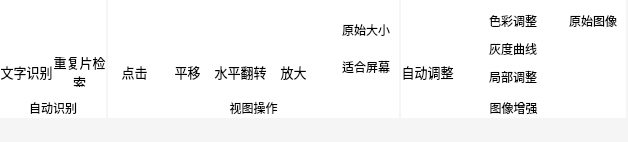
     <widget class="QWidget" name="toolbar" native="true">
      <property name="minimumSize">
       <size>
        <width>0</width>
        <height>142</height>
       </size>
      </property>
      <property name="maximumSize">
       <size>
        <width>16777215</width>
        <height>142</height>
       </size>
      </property>
      <property name="styleSheet">
       <string notr="true">QWidget{background-color: rgb(245, 245, 245);}
QFrame{background-color: rgb(255, 255, 255);border:none;}
</string>
      </property>
      <layout class="QHBoxLayout" name="horizontalLayout_2">
       <property name="spacing">
        <number>2</number>
       </property>
       <property name="leftMargin">
        <number>0</number>
       </property>
       <property name="topMargin">
        <number>0</number>
       </property>
       <property name="rightMargin">
        <number>0</number>
       </property>
       <property name="bottomMargin">
        <number>24</number>
       </property>
       <item>
        <widget class="QFrame" name="frame">
         <property name="minimumSize">
          <size>
           <width>106</width>
           <height>0</height>
          </size>
         </property>
         <property name="maximumSize">
          <size>
           <width>106</width>
           <height>16777215</height>
          </size>
         </property>
         <property name="styleSheet">
          <string notr="true">QLabel{
	background-color: rgb(255, 255, 255);
}
QLabel:hover{
	background-color: rgb(255, 255, 127);
}
QWidget{
	background-color: rgb(255, 255, 255);
}
</string>
         </property>
         <property name="frameShape">
          <enum>QFrame::StyledPanel</enum>
         </property>
         <property name="frameShadow">
          <enum>QFrame::Raised</enum>
         </property>
         <layout class="QGridLayout" name="gridLayout_2">
          <property name="leftMargin">
           <number>0</number>
          </property>
          <property name="topMargin">
           <number>0</number>
          </property>
          <property name="rightMargin">
           <number>0</number>
          </property>
          <property name="bottomMargin">
           <number>0</number>
          </property>
          <property name="spacing">
           <number>0</number>
          </property>
          <item row="0" column="1">
           <widget class="QWidget" name="widget_7" native="true">
            <layout class="QGridLayout" name="gridLayout_4">
             <property name="leftMargin">
              <number>0</number>
             </property>
             <property name="topMargin">
              <number>0</number>
             </property>
             <property name="rightMargin">
              <number>0</number>
             </property>
             <property name="bottomMargin">
              <number>0</number>
             </property>
             <property name="spacing">
              <number>0</number>
             </property>
             <item row="0" column="0">
              <widget class="QLabel" name="label_5">
               <property name="sizePolicy">
                <sizepolicy hsizetype="Preferred" vsizetype="Fixed">
                 <horstretch>0</horstretch>
                 <verstretch>0</verstretch>
                </sizepolicy>
               </property>
               <property name="minimumSize">
                <size>
                 <width>0</width>
                 <height>35</height>
                </size>
               </property>
               <property name="styleSheet">
                <string notr="true">image: url(:/icons/res/icons/重复片检索.png);</string>
               </property>
               <property name="text">
                <string/>
               </property>
               <property name="alignment">
                <set>Qt::AlignJustify|Qt::AlignVCenter</set>
               </property>
              </widget>
             </item>
             <item row="1" column="0">
              <widget class="QLabel" name="label_4">
               <property name="maximumSize">
                <size>
                 <width>16777215</width>
                 <height>30</height>
                </size>
               </property>
               <property name="font">
                <font>
                 <pointsize>10</pointsize>
                </font>
               </property>
               <property name="text">
                <string>重复片检索</string>
               </property>
               <property name="alignment">
                <set>Qt::AlignCenter</set>
               </property>
               <property name="wordWrap">
                <bool>true</bool>
               </property>
              </widget>
             </item>
            </layout>
           </widget>
          </item>
          <item row="1" column="0" colspan="2">
           <widget class="QLabel" name="label">
            <property name="maximumSize">
             <size>
              <width>16777215</width>
              <height>20</height>
             </size>
            </property>
            <property name="styleSheet">
             <string notr="true">background-color: rgb(255, 255, 255);</string>
            </property>
            <property name="text">
             <string>自动识别</string>
            </property>
            <property name="alignment">
             <set>Qt::AlignCenter</set>
            </property>
           </widget>
          </item>
          <item row="0" column="0">
           <widget class="QWidget" name="widget_6" native="true">
            <property name="sizePolicy">
             <sizepolicy hsizetype="Fixed" vsizetype="Preferred">
              <horstretch>0</horstretch>
              <verstretch>0</verstretch>
             </sizepolicy>
            </property>
            <property name="minimumSize">
             <size>
              <width>53</width>
              <height>0</height>
             </size>
            </property>
            <property name="maximumSize">
             <size>
              <width>53</width>
              <height>16777215</height>
             </size>
            </property>
            <property name="styleSheet">
             <string notr="true"/>
            </property>
            <layout class="QGridLayout" name="gridLayout_3">
             <property name="leftMargin">
              <number>0</number>
             </property>
             <property name="topMargin">
              <number>0</number>
             </property>
             <property name="rightMargin">
              <number>0</number>
             </property>
             <property name="bottomMargin">
              <number>0</number>
             </property>
             <property name="spacing">
              <number>0</number>
             </property>
             <item row="0" column="0">
              <widget class="QLabel" name="label_2">
               <property name="sizePolicy">
                <sizepolicy hsizetype="Preferred" vsizetype="Fixed">
                 <horstretch>0</horstretch>
                 <verstretch>0</verstretch>
                </sizepolicy>
               </property>
               <property name="minimumSize">
                <size>
                 <width>0</width>
                 <height>35</height>
                </size>
               </property>
               <property name="styleSheet">
                <string notr="true">image: url(:/icons/res/icons/文字识别资源 29.png);</string>
               </property>
               <property name="text">
                <string/>
               </property>
               <property name="alignment">
                <set>Qt::AlignJustify|Qt::AlignVCenter</set>
               </property>
              </widget>
             </item>
             <item row="1" column="0">
              <widget class="QLabel" name="label_3">
               <property name="maximumSize">
                <size>
                 <width>16777215</width>
                 <height>30</height>
                </size>
               </property>
               <property name="font">
                <font>
                 <pointsize>10</pointsize>
                </font>
               </property>
               <property name="text">
                <string>文字识别</string>
               </property>
               <property name="alignment">
                <set>Qt::AlignCenter</set>
               </property>
              </widget>
             </item>
            </layout>
           </widget>
          </item>
         </layout>
        </widget>
       </item>
       <item>
        <widget class="QFrame" name="frame_3">
         <property name="maximumSize">
          <size>
           <width>298</width>
           <height>16777215</height>
          </size>
         </property>
         <property name="styleSheet">
          <string notr="true">QLabel{
	background-color: rgb(255, 255, 255);
}
QLabel:hover{
	background-color: rgb(255, 255, 127);
}
QWidget{
	background-color: rgb(255, 255, 255);
}
</string>
         </property>
         <property name="frameShape">
          <enum>QFrame::StyledPanel</enum>
         </property>
         <property name="frameShadow">
          <enum>QFrame::Raised</enum>
         </property>
         <layout class="QGridLayout" name="gridLayout_9">
          <property name="leftMargin">
           <number>0</number>
          </property>
          <property name="topMargin">
           <number>0</number>
          </property>
          <property name="rightMargin">
           <number>0</number>
          </property>
          <property name="bottomMargin">
           <number>0</number>
          </property>
          <property name="spacing">
           <number>0</number>
          </property>
          <item row="0" column="0">
           <widget class="QWidget" name="widget_8" native="true">
            <property name="sizePolicy">
             <sizepolicy hsizetype="Fixed" vsizetype="Preferred">
              <horstretch>0</horstretch>
              <verstretch>0</verstretch>
             </sizepolicy>
            </property>
            <property name="minimumSize">
             <size>
              <width>53</width>
              <height>0</height>
             </size>
            </property>
            <property name="maximumSize">
             <size>
              <width>53</width>
              <height>16777215</height>
             </size>
            </property>
            <layout class="QGridLayout" name="gridLayout_5">
             <property name="leftMargin">
              <number>0</number>
             </property>
             <property name="topMargin">
              <number>0</number>
             </property>
             <property name="rightMargin">
              <number>0</number>
             </property>
             <property name="bottomMargin">
              <number>0</number>
             </property>
             <property name="spacing">
              <number>0</number>
             </property>
             <item row="0" column="0">
              <widget class="QLabel" name="label_7">
               <property name="sizePolicy">
                <sizepolicy hsizetype="Preferred" vsizetype="Fixed">
                 <horstretch>0</horstretch>
                 <verstretch>0</verstretch>
                </sizepolicy>
               </property>
               <property name="minimumSize">
                <size>
                 <width>0</width>
                 <height>35</height>
                </size>
               </property>
               <property name="styleSheet">
                <string notr="true">image: url(:/icons/res/icons/点击.png);</string>
               </property>
               <property name="text">
                <string/>
               </property>
               <property name="alignment">
                <set>Qt::AlignJustify|Qt::AlignVCenter</set>
               </property>
              </widget>
             </item>
             <item row="1" column="0">
              <widget class="QLabel" name="label_8">
               <property name="maximumSize">
                <size>
                 <width>16777215</width>
                 <height>30</height>
                </size>
               </property>
               <property name="font">
                <font>
                 <pointsize>10</pointsize>
                </font>
               </property>
               <property name="text">
                <string>点击</string>
               </property>
               <property name="alignment">
                <set>Qt::AlignCenter</set>
               </property>
              </widget>
             </item>
            </layout>
           </widget>
          </item>
          <item row="0" column="3">
           <widget class="QWidget" name="widget_11" native="true">
            <property name="sizePolicy">
             <sizepolicy hsizetype="Fixed" vsizetype="Preferred">
              <horstretch>0</horstretch>
              <verstretch>0</verstretch>
             </sizepolicy>
            </property>
            <property name="minimumSize">
             <size>
              <width>53</width>
              <height>0</height>
             </size>
            </property>
            <property name="maximumSize">
             <size>
              <width>53</width>
              <height>16777215</height>
             </size>
            </property>
            <layout class="QGridLayout" name="gridLayout_8">
             <property name="leftMargin">
              <number>0</number>
             </property>
             <property name="topMargin">
              <number>0</number>
             </property>
             <property name="rightMargin">
              <number>0</number>
             </property>
             <property name="bottomMargin">
              <number>0</number>
             </property>
             <property name="spacing">
              <number>0</number>
             </property>
             <item row="0" column="0">
              <widget class="QLabel" name="label_13">
               <property name="sizePolicy">
                <sizepolicy hsizetype="Preferred" vsizetype="Fixed">
                 <horstretch>0</horstretch>
                 <verstretch>0</verstretch>
                </sizepolicy>
               </property>
               <property name="minimumSize">
                <size>
                 <width>0</width>
                 <height>35</height>
                </size>
               </property>
               <property name="styleSheet">
                <string notr="true">image: url(:/icons/res/icons/放大资源 2.png);</string>
               </property>
               <property name="text">
                <string/>
               </property>
               <property name="alignment">
                <set>Qt::AlignJustify|Qt::AlignVCenter</set>
               </property>
              </widget>
             </item>
             <item row="1" column="0">
              <widget class="QLabel" name="label_14">
               <property name="maximumSize">
                <size>
                 <width>16777215</width>
                 <height>30</height>
                </size>
               </property>
               <property name="font">
                <font>
                 <pointsize>10</pointsize>
                </font>
               </property>
               <property name="text">
                <string>放大</string>
               </property>
               <property name="alignment">
                <set>Qt::AlignCenter</set>
               </property>
              </widget>
             </item>
            </layout>
           </widget>
          </item>
          <item row="0" column="2">
           <widget class="QWidget" name="widget_10" native="true">
            <property name="sizePolicy">
             <sizepolicy hsizetype="Fixed" vsizetype="Preferred">
              <horstretch>0</horstretch>
              <verstretch>0</verstretch>
             </sizepolicy>
            </property>
            <property name="minimumSize">
             <size>
              <width>53</width>
              <height>0</height>
             </size>
            </property>
            <property name="maximumSize">
             <size>
              <width>53</width>
              <height>16777215</height>
             </size>
            </property>
            <layout class="QGridLayout" name="gridLayout_7">
             <property name="leftMargin">
              <number>0</number>
             </property>
             <property name="topMargin">
              <number>0</number>
             </property>
             <property name="rightMargin">
              <number>0</number>
             </property>
             <property name="bottomMargin">
              <number>0</number>
             </property>
             <property name="spacing">
              <number>0</number>
             </property>
             <item row="0" column="0">
              <widget class="QLabel" name="label_11">
               <property name="sizePolicy">
                <sizepolicy hsizetype="Preferred" vsizetype="Fixed">
                 <horstretch>0</horstretch>
                 <verstretch>0</verstretch>
                </sizepolicy>
               </property>
               <property name="minimumSize">
                <size>
                 <width>0</width>
                 <height>35</height>
                </size>
               </property>
               <property name="styleSheet">
                <string notr="true">image: url(:/icons/res/icons/左右翻转资源 7.png);</string>
               </property>
               <property name="text">
                <string/>
               </property>
               <property name="alignment">
                <set>Qt::AlignJustify|Qt::AlignVCenter</set>
               </property>
              </widget>
             </item>
             <item row="1" column="0">
              <widget class="QLabel" name="label_12">
               <property name="maximumSize">
                <size>
                 <width>16777215</width>
                 <height>30</height>
                </size>
               </property>
               <property name="font">
                <font>
                 <pointsize>10</pointsize>
                </font>
               </property>
               <property name="text">
                <string>水平翻转</string>
               </property>
               <property name="alignment">
                <set>Qt::AlignCenter</set>
               </property>
              </widget>
             </item>
            </layout>
           </widget>
          </item>
          <item row="0" column="1">
           <widget class="QWidget" name="widget_9" native="true">
            <property name="sizePolicy">
             <sizepolicy hsizetype="Fixed" vsizetype="Preferred">
              <horstretch>0</horstretch>
              <verstretch>0</verstretch>
             </sizepolicy>
            </property>
            <property name="minimumSize">
             <size>
              <width>53</width>
              <height>0</height>
             </size>
            </property>
            <property name="maximumSize">
             <size>
              <width>53</width>
              <height>16777215</height>
             </size>
            </property>
            <layout class="QGridLayout" name="gridLayout_6">
             <property name="leftMargin">
              <number>0</number>
             </property>
             <property name="topMargin">
              <number>0</number>
             </property>
             <property name="rightMargin">
              <number>0</number>
             </property>
             <property name="bottomMargin">
              <number>0</number>
             </property>
             <property name="spacing">
              <number>0</number>
             </property>
             <item row="0" column="0">
              <widget class="QLabel" name="label_9">
               <property name="sizePolicy">
                <sizepolicy hsizetype="Preferred" vsizetype="Fixed">
                 <horstretch>0</horstretch>
                 <verstretch>0</verstretch>
                </sizepolicy>
               </property>
               <property name="minimumSize">
                <size>
                 <width>0</width>
                 <height>35</height>
                </size>
               </property>
               <property name="styleSheet">
                <string notr="true">image: url(:/icons/res/icons/移动资源 14.png);</string>
               </property>
               <property name="text">
                <string/>
               </property>
               <property name="alignment">
                <set>Qt::AlignJustify|Qt::AlignVCenter</set>
               </property>
              </widget>
             </item>
             <item row="1" column="0">
              <widget class="QLabel" name="label_10">
               <property name="maximumSize">
                <size>
                 <width>16777215</width>
                 <height>30</height>
                </size>
               </property>
               <property name="font">
                <font>
                 <pointsize>10</pointsize>
                </font>
               </property>
               <property name="text">
                <string>平移</string>
               </property>
               <property name="alignment">
                <set>Qt::AlignCenter</set>
               </property>
              </widget>
             </item>
            </layout>
           </widget>
          </item>
          <item row="0" column="4">
           <widget class="QWidget" name="widget_12" native="true">
            <layout class="QGridLayout" name="gridLayout_10">
             <item row="0" column="0">
              <widget class="QLabel" name="label_15">
               <property name="maximumSize">
                <size>
                 <width>20</width>
                 <height>20</height>
                </size>
               </property>
               <property name="styleSheet">
                <string notr="true">image: url(:/icons/res/icons/原图大小资源 4.png);</string>
               </property>
               <property name="text">
                <string/>
               </property>
              </widget>
             </item>
             <item row="0" column="1">
              <widget class="QLabel" name="label_16">
               <property name="text">
                <string>原始大小</string>
               </property>
              </widget>
             </item>
             <item row="1" column="0">
              <widget class="QLabel" name="label_17">
               <property name="maximumSize">
                <size>
                 <width>20</width>
                 <height>20</height>
                </size>
               </property>
               <property name="styleSheet">
                <string notr="true">image: url(:/icons/res/icons/适应屏幕资源 5.png);</string>
               </property>
               <property name="text">
                <string/>
               </property>
              </widget>
             </item>
             <item row="1" column="1">
              <widget class="QLabel" name="label_18">
               <property name="text">
                <string>适合屏幕</string>
               </property>
              </widget>
             </item>
            </layout>
           </widget>
          </item>
          <item row="1" column="0" colspan="5">
           <widget class="QLabel" name="label_6">
            <property name="maximumSize">
             <size>
              <width>16777215</width>
              <height>20</height>
             </size>
            </property>
            <property name="styleSheet">
             <string notr="true">background-color: rgb(255, 255, 255);</string>
            </property>
            <property name="text">
             <string>视图操作</string>
            </property>
            <property name="alignment">
             <set>Qt::AlignCenter</set>
            </property>
           </widget>
          </item>
         </layout>
        </widget>
       </item>
       <item>
        <widget class="QFrame" name="frame_13">
         <property name="minimumSize">
          <size>
           <width>225</width>
           <height>0</height>
          </size>
         </property>
         <property name="maximumSize">
          <size>
           <width>225</width>
           <height>16777215</height>
          </size>
         </property>
         <property name="styleSheet">
          <string notr="true">QLabel{
	background-color: rgb(255, 255, 255);
}
QLabel:hover{
	background-color: rgb(255, 255, 127);
}
QWidget{
	background-color: rgb(255, 255, 255);
}
</string>
         </property>
         <layout class="QGridLayout" name="gridLayout_13">
          <property name="leftMargin">
           <number>0</number>
          </property>
          <property name="topMargin">
           <number>0</number>
          </property>
          <property name="rightMargin">
           <number>0</number>
          </property>
          <property name="bottomMargin">
           <number>0</number>
          </property>
          <property name="spacing">
           <number>0</number>
          </property>
          <item row="0" column="0">
           <widget class="QWidget" name="widget_14" native="true">
            <property name="sizePolicy">
             <sizepolicy hsizetype="Fixed" vsizetype="Preferred">
              <horstretch>0</horstretch>
              <verstretch>0</verstretch>
             </sizepolicy>
            </property>
            <property name="minimumSize">
             <size>
              <width>53</width>
              <height>0</height>
             </size>
            </property>
            <property name="maximumSize">
             <size>
              <width>53</width>
              <height>16777215</height>
             </size>
            </property>
            <layout class="QGridLayout" name="gridLayout_11">
             <property name="leftMargin">
              <number>0</number>
             </property>
             <property name="topMargin">
              <number>0</number>
             </property>
             <property name="rightMargin">
              <number>0</number>
             </property>
             <property name="bottomMargin">
              <number>0</number>
             </property>
             <property name="spacing">
              <number>0</number>
             </property>
             <item row="0" column="0">
              <widget class="QLabel" name="label_19">
               <property name="sizePolicy">
                <sizepolicy hsizetype="Preferred" vsizetype="Fixed">
                 <horstretch>0</horstretch>
                 <verstretch>0</verstretch>
                </sizepolicy>
               </property>
               <property name="minimumSize">
                <size>
                 <width>0</width>
                 <height>35</height>
                </size>
               </property>
               <property name="styleSheet">
                <string notr="true">image: url(:/icons/res/icons/一键增强资源 24.png);</string>
               </property>
               <property name="text">
                <string/>
               </property>
               <property name="alignment">
                <set>Qt::AlignJustify|Qt::AlignVCenter</set>
               </property>
              </widget>
             </item>
             <item row="1" column="0">
              <widget class="QLabel" name="label_20">
               <property name="maximumSize">
                <size>
                 <width>16777215</width>
                 <height>30</height>
                </size>
               </property>
               <property name="font">
                <font>
                 <pointsize>10</pointsize>
                </font>
               </property>
               <property name="text">
                <string>自动调整</string>
               </property>
               <property name="alignment">
                <set>Qt::AlignCenter</set>
               </property>
              </widget>
             </item>
            </layout>
           </widget>
          </item>
          <item row="0" column="1">
           <widget class="QWidget" name="widget_15" native="true">
            <layout class="QGridLayout" name="gridLayout_12">
             <item row="0" column="0">
              <widget class="QLabel" name="label_22">
               <property name="maximumSize">
                <size>
                 <width>20</width>
                 <height>20</height>
                </size>
               </property>
               <property name="styleSheet">
                <string notr="true">image: url(:/icons/res/icons/伪色彩增强资源 25.png);</string>
               </property>
               <property name="text">
                <string/>
               </property>
              </widget>
             </item>
             <item row="0" column="1">
              <widget class="QLabel" name="label_23">
               <property name="text">
                <string>色彩调整</string>
               </property>
              </widget>
             </item>
             <item row="0" column="2">
              <widget class="QLabel" name="label_29">
               <property name="maximumSize">
                <size>
                 <width>20</width>
                 <height>20</height>
                </size>
               </property>
               <property name="styleSheet">
                <string notr="true">image: url(:/icons/res/icons/恢复原始曲线资源 27.png);</string>
               </property>
               <property name="text">
                <string/>
               </property>
              </widget>
             </item>
             <item row="0" column="3">
              <widget class="QLabel" name="label_28">
               <property name="text">
                <string>原始图像</string>
               </property>
              </widget>
             </item>
             <item row="1" column="0">
              <widget class="QLabel" name="label_24">
               <property name="maximumSize">
                <size>
                 <width>20</width>
                 <height>20</height>
                </size>
               </property>
               <property name="styleSheet">
                <string notr="true">image: url(:/icons/res/icons/灰度曲线增强资源 26.png);</string>
               </property>
               <property name="text">
                <string/>
               </property>
              </widget>
             </item>
             <item row="1" column="1">
              <widget class="QLabel" name="label_25">
               <property name="text">
                <string>灰度曲线</string>
               </property>
              </widget>
             </item>
             <item row="2" column="0">
              <widget class="QLabel" name="label_27">
               <property name="maximumSize">
                <size>
                 <width>20</width>
                 <height>20</height>
                </size>
               </property>
               <property name="styleSheet">
                <string notr="true">image: url(:/icons/res/icons/局部增强资源 28.png);</string>
               </property>
               <property name="text">
                <string/>
               </property>
              </widget>
             </item>
             <item row="2" column="1">
              <widget class="QLabel" name="label_26">
               <property name="text">
                <string>局部调整</string>
               </property>
              </widget>
             </item>
            </layout>
           </widget>
          </item>
          <item row="1" column="0" colspan="2">
           <widget class="QLabel" name="label_21">
            <property name="maximumSize">
             <size>
              <width>16777215</width>
              <height>20</height>
             </size>
            </property>
            <property name="styleSheet">
             <string notr="true">background-color: rgb(255, 255, 255);</string>
            </property>
            <property name="text">
             <string>图像增强</string>
            </property>
            <property name="alignment">
             <set>Qt::AlignCenter</set>
            </property>
           </widget>
          </item>
         </layout>
        </widget>
       </item>
       <item>
        <widget class="QFrame" name="frame_2">
         <property name="frameShape">
          <enum>QFrame::StyledPanel</enum>
         </property>
         <property name="frameShadow">
          <enum>QFrame::Raised</enum>
         </property>
        </widget>
       </item>
      </layout>
     </widget>
